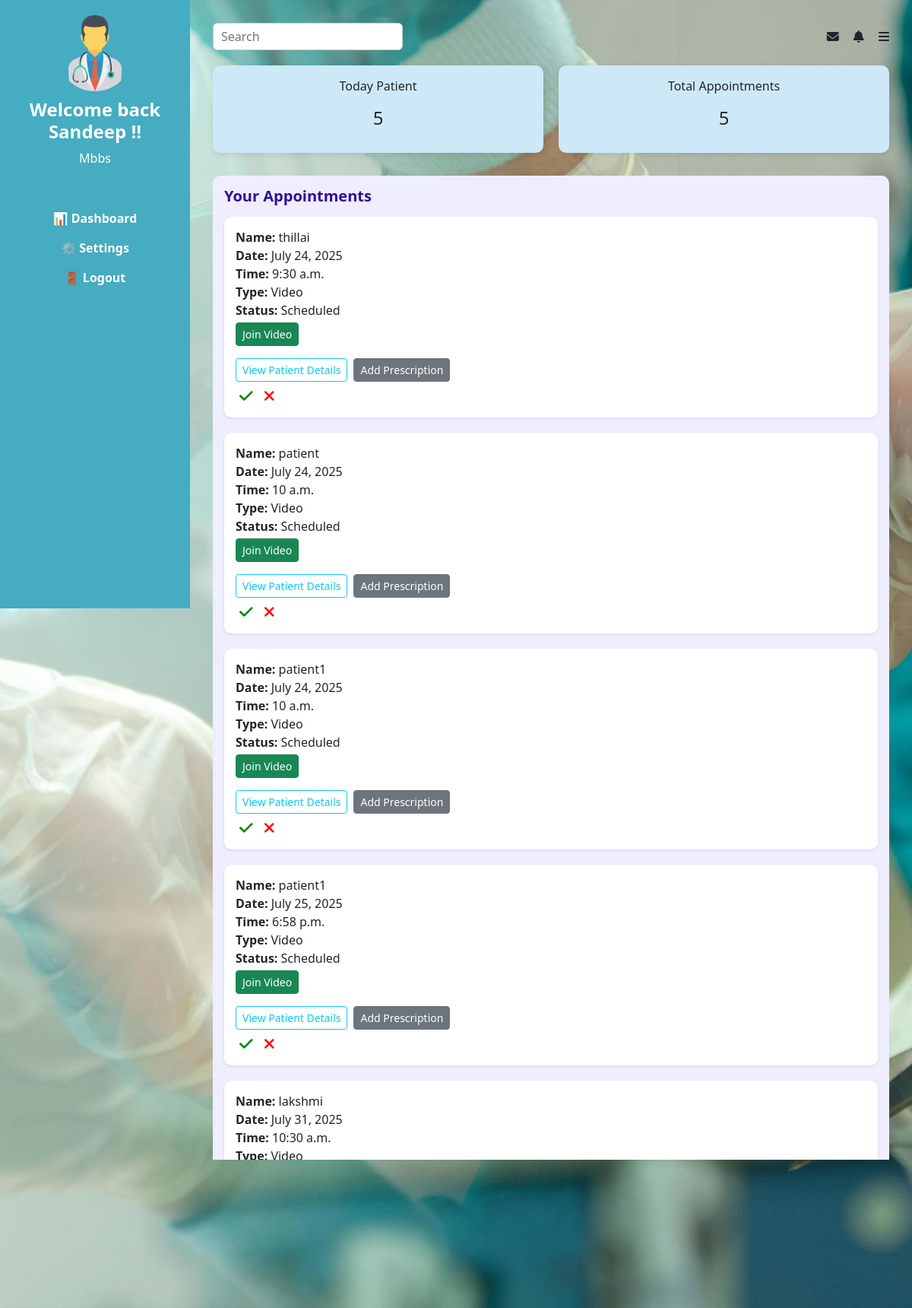
/doctor/doctor-dashboard/ (signed in), run on the app's committed database.
### user/models.py (models this page shows, shortened)
class CustomUser(AbstractUser):
    email = models.EmailField(unique=True)
    is_active = models.BooleanField(default=True)
    ROLE_CHOICES = [
        ('superadmin', 'Super Admin'),
        ('receptionist', 'Receptionist'),
        ('doctor', 'Doctor'),
        ('labtech', 'Lab Technician'),
        ('pharmacist', 'Pharmacist'),
        ('patient', 'Patient'),
    ]
    role = models.CharField(max_length=20, choices=ROLE_CHOICES, default='patient')

### patients/models.py (models this page shows, shortened)
class Appointment(models.Model):
    CONSULTATION_TYPE = (
        ('Video', 'Video'),
        ('Clinic', 'Clinic')
    )
    patient = models.ForeignKey(settings.AUTH_USER_MODEL, on_delete=models.CASCADE)
    consultation_type = models.CharField(max_length=20, choices=CONSULTATION_TYPE, default='Clinic')
    date = models.DateField(default=timezone.now)
    scheduled_time = models.TimeField()
    doctor = models.ForeignKey(CustomUser, on_delete=models.CASCADE, related_name='appointments', null=True, blank=True,limit_choices_to={'role': 'doctor'})
    video_link = models.URLField(blank=True, null=True)
    status = models.CharField(max_length=50, default='Pending')

### doctor/views.py (the view)
# urls.py: path('doctor-dashboard/', views.doctor_dashboard, name='doctor_dashboard'),
@login_required
def doctor_dashboard(request):
    doctor_user = request.user  # Logged-in doctor
    doctor_name = doctor_user.get_full_name() or doctor_user.username  # Fallback if names not set
    appointments = Appointment.objects.filter(
    doctor=request.user
).select_related('patient', 'patient__userprofile').order_by('date', 'scheduled_time')
    context = {
        'doctor_name': doctor_name,
        'appointments': appointments
    }
    return render(request, 'docdashboard.html', context)

### templates/docdashboard.html (shortened to what this page needs)
{% load static %}
<!DOCTYPE html>
<html lang="en">
<head>
  <link href="https://cdn.jsdelivr.net/npm/bootstrap@5.3.0/dist/css/bootstrap.min.css" rel="stylesheet" />
</head>
<body>
  <div class="dashboard-container">
    <div class="sidebar text-center">
      <img src="{% static 'images/doctors.jpg' %}" class="profile-img" />
      <h4>Welcome back {{ doctor_name }} !!</h4>
      <p>Mbbs</p><br />
      <a href="{%url 'doctor_dashboard' %}">📊 Dashboard</a>
      <a href="{% url 'settings' %}">⚙️ Settings</a>
      <a href="{% url 'logout' %}">🚪 Logout</a>
    </div>
    <div class="main">
      <div class="topbar">
        <input type="text" placeholder="Search" />
        <div class="icon-bar">
          <i class="fas fa-envelope"></i>
          <i class="fas fa-bell"></i>
          <i class="fas fa-bars"></i>
        </div>
      </div>
      <div class="cards">
        <div class="card-box">
          <p>Today Patient</p>
          <h4>{{ appointments|length }}</h4>
        </div>
        <div class="card-box">
          <p>Total Appointments</p>
          <h4>{{ appointments|length }}</h4>
        </div>
      </div>
      <div class="appointment-requests">
        <h5>Your Appointments</h5>
        {% for appt in appointments %}
        <div class="patient-item">
          <div><strong>Name:</strong> {{ appt.patient.username }}</div>
          <div><strong>Date:</strong> {{ appt.date }}</div>
          <div><strong>Time:</strong> {{ appt.scheduled_time }}</div>
          <div><strong>Type:</strong> {{ appt.consultation_type }}</div>
          <div><strong>Status:</strong> {{ appt.status }}</div>
          {% if appt.video_link %}
          <div><a href="{{ appt.video_link }}" class="btn btn-sm btn-success mt-1" target="_blank">Join Video</a></div>
          {% endif %}
          <div class="mt-3 d-flex flex-wrap gap-2">
            <a href="{% url 'view_patient_details' appt.patient.id %}" class="btn btn-outline-info btn-sm">
              View Patient Details
            </a>
            <a href="{% url 'write_prescription' appt.id %}" class="btn btn-secondary btn-sm">Add Prescription</a>
          </div>
          <div class="action-icons mt-2">
            <i class="fas fa-check"></i>
            <i class="fas fa-times"></i>
          </div>
        </div>
        {% empty %}
        <p class="text-muted">No appointments scheduled.</p>
        {% endfor %}
      </div>
    </div>
  </div>
</body>
</html>

### data on the page
CustomUser: username "Sandeep"
Appointment: patient.username "thillai", date "July 24, 2025", scheduled_time "9:30 a.m.", consultation_type "Video", status "Scheduled"
Appointment: patient.username "patient", date "July 24, 2025", scheduled_time "10 a.m.", consultation_type "Video", status "Scheduled"
Appointment: patient.username "patient1", date "July 24, 2025", scheduled_time "10 a.m.", consultation_type "Video", status "Scheduled"
Appointment: patient.username "patient1", date "July 25, 2025", scheduled_time "6:58 p.m.", consultation_type "Video", status "Scheduled"
Appointment: patient.username "lakshmi", date "July 31, 2025", scheduled_time "10:30 a.m.", consultation_type "Video", status "Scheduled"

### other printed values
{{ appointments|length }} "5"
